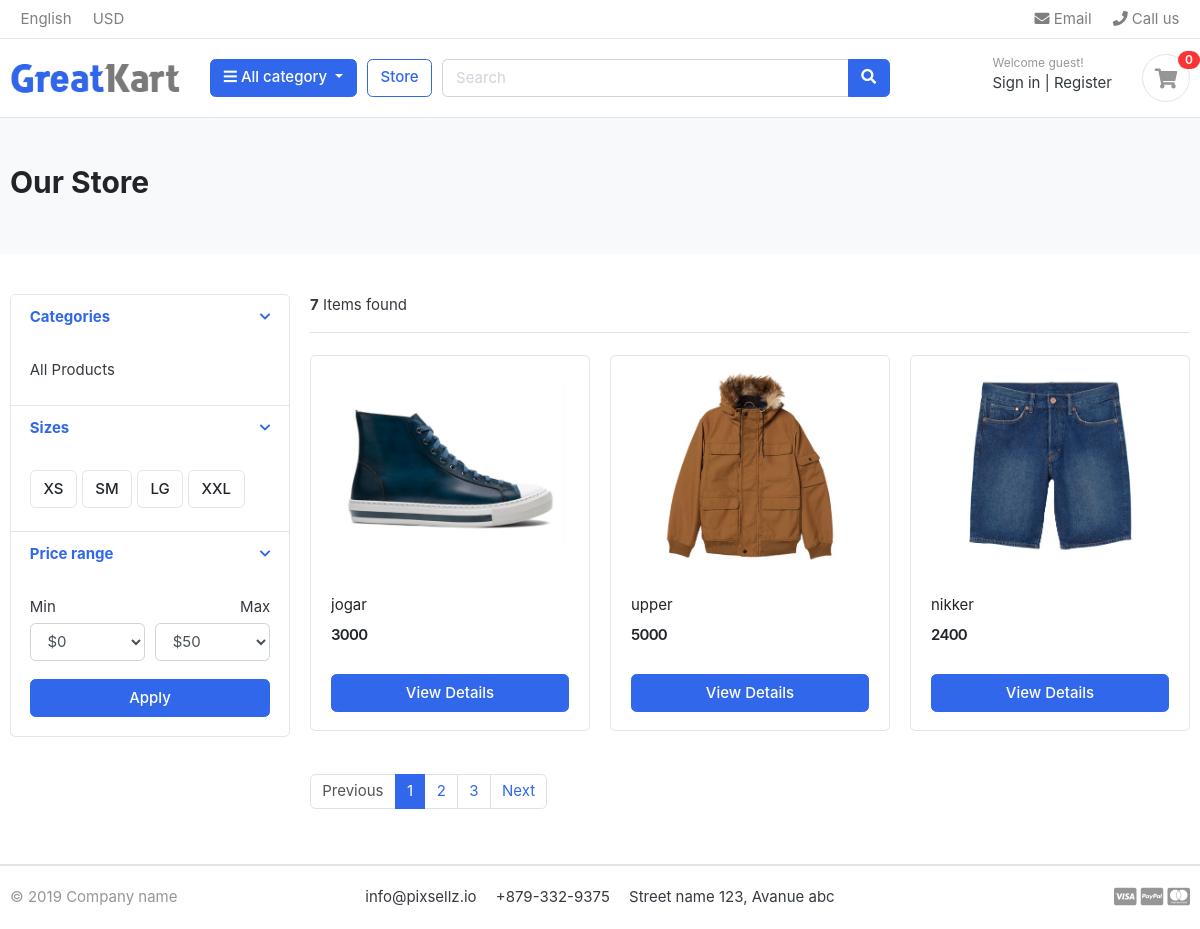
/store/, run on the app's committed database.
### store/models.py (models this page shows, shortened)
class Product(models.Model):
    product_name = models.CharField(max_length=200, unique= True)
    slug = models.SlugField(max_length=200, unique=True)
    description = models.TextField(max_length=1000, blank=True)
    price = models.IntegerField()
    images = models.ImageField(upload_to = 'photos/products')
    stock = models.IntegerField()
    is_available = models.BooleanField(default= True)
    category = models.ForeignKey(Category, on_delete=models.CASCADE)
    created_date = models.DateTimeField(auto_now_add=True)
    modified_date = models.DateTimeField(auto_now=True)
    def get_url(self):
        return reverse('product_detail', args=[self.category.slug, self.slug])

### store/views.py (the view)
# urls.py: path('store/', include('store.urls')),
def store(request, category_slug = None):
    categories = None
    products = None
    if category_slug != None:
        categories = get_object_or_404(Category, slug=category_slug)
        products = products.objects.filter(Category = categories, is_available = True)
        paginator = Paginator(products, 10)
        page = request.GET.get('page')
        paged_products = paginator.get_page(page)
        product_count = products.count()
    else:
        products = Product.objects.all().filter(is_available = True).order_by('id')
        paginator = Paginator(products, 3)
        page = request.GET.get('page')
        paged_products = paginator.get_page(page)
        product_count = products.count()
    context = {
        'products': paged_products,
        'product_count': product_count,
    }
    return render(request, 'store/store.html', context)

### carts/context_processors.py (called while the page is built)
def counter(request):
    cart_count = 0
    if 'admin' in request.path:
        return {}
    else:
        try:
            cart = Cart.objects.filter(cart_id=_cart_id(request))
            cart_items = CartItem.objects.all().filter(cart = cart[:1])
            for cart_item in cart_items:
                cart_count += cart_item.quantity
        except CartItem.DoesNotExist:
            cart_count = 0
    return dict(cart_count = cart_count)

### carts/views.py (called while the page is built)
def _cart_id(request):
    cart = request.session.session_key
    if not cart:
        cart = request.session.create()
    return cart

### category/context_processors.py (called while the page is built)
def menu_links(request):
    links = Category.objects.all()
    return dict(link = links)

### templates/store/store.html (shortened to what this page needs)
{%extends 'base.html'%}
{%load static%}
{%block content %}
<section class="section-pagetop bg">
    <div class="container">
      {% if 'search' in request.path %}
      <h2 class="title-page">Search Result</h2>
      {% else %}
      <h2 class="title-page">Our Store</h2>
      {% endif %}
    </div>
    </section>
<section class="section-content padding-y">
    <div class="container">
    <div class="row">
        <aside class="col-md-3">
    <div class="card">
        <article class="filter-group">
            <header class="card-header">
                <a href="#" data-toggle="collapse" data-target="#collapse_1" aria-expanded="true" class="">
                    <i class="icon-control fa fa-chevron-down"></i>
                    <h6 class="title">Categories</h6>
                </a>
            </header>
            <div class="filter-content collapse show" id="collapse_1" style="">
                <div class="card-body">
                    <ul class="list-menu">
                    <li><a href="{% url 'store'%}">All Products</a></li>
                    </ul>
                </div>
            </div>
        </article>
        <article class="filter-group">
            <header class="card-header">
                <a href="#" data-toggle="collapse" data-target="#collapse_4" aria-expanded="true" class="">
                    <i class="icon-control fa fa-chevron-down"></i>
                    <h6 class="title">Sizes </h6>
                </a>
            </header>
            <div class="filter-content collapse show" id="collapse_4" style="">
                <div class="card-body">
                  <label class="checkbox-btn">
                    <span class="btn btn-light"> XS </span>
                  </label>
                  <label class="checkbox-btn">
                    <span class="btn btn-light"> SM </span>
                  </label>
                  <label class="checkbox-btn">
                    <span class="btn btn-light"> LG </span>
                  </label>
                  <label class="checkbox-btn">
                    <span class="btn btn-light"> XXL </span>
                  </label>
            </div>
            </div>
        </article>
        <article class="filter-group">
            <header class="card-header">
                <a href="#" data-toggle="collapse" data-target="#collapse_3" aria-expanded="true" class="">
                    <i class="icon-control fa fa-chevron-down"></i>
                    <h6 class="title">Price range </h6>
                </a>
            </header>
            <div class="filter-content collapse show" id="collapse_3" style="">
                <div class="card-body">
                    <div class="form-row">
                    <div class="form-group col-md-6">
                      <label>Min</label>
                          <select class="mr-2 form-control">
                            <option value="0">$0</option>
                        </select>
                    </div>
                    <div class="form-group text-right col-md-6">
                      <label>Max</label>
                          <select class="mr-2 form-control">
                            <option value="50">$50</option>
                        </select>
                    </div>
                    </div>
                    <button class="btn btn-block btn-primary">Apply</button>
                </div>
            </div>
        </article>
    </div>
        </aside>
        <main class="col-md-9">
    <header class="border-bottom mb-4 pb-3">
            <div class="form-inline">
                <span class="mr-md-auto"><b>{{product_count }}</b> Items found </span>
            </div>
    </header>
    <div class="row">
         {% if products %}
        {% for product in products %}
        <div class="col-md-4">
            <figure class="card card-product-grid">
                <div class="img-wrap">
                <a href ="{{product.get_url }}"></a><img src="{{ product.images.url }}"></a>
                </div>
                <figcaption class="info-wrap">
                    <div class="fix-height">
                        <a href="{{ product.get_url }}" class="title">{{ product.product_name}}</a>
                        <div class="price-wrap mt-2">
                            <span class="price">{{product.price}}</span>
                        </div>
                    </div>
                    <a href="{{ product.get_url }}" class="btn btn-block btn-primary">View Details </a>
                </figcaption>
            </figure>
        </div>
        {% endfor %}
        {% else %}
        <div>
          <h2>No Results Found. Please Try Again</h2>
        </div>
        {% endif %}
    </div>
    <nav class="mt-4" aria-label="Page navigation sample">
        {% if products.has_other_pages %}
          <ul class="pagination">
            {% if products.has_previous %}
            <li class="page-item">
              <a class="page-link" href="?page={{ products.previous_page_number }}">Previous</a>
            </li>
            {% else %}
            <li class="page-item disabled">
              <a class="page-link" href="#">Previous</a>
            </li>
            {% endif %}
            {% for i in products.paginator.page_range %}
            {% if products.number == i %}
            <li class="page-item active">
              <a class="page-link" href="#">{{ i }}</a>
            </li>
            {% else %}
            <li class="page-item">
              <a class="page-link" href="?page={{ i }}">{{ i }}</a>
            </li>
            {% endif %}
            {% endfor %}
            {% if products.has_next %}
            <li class="page-item">
              <a class="page-link" href="?page={{ products.next_page_number }}">Next</a>
            </li>
            {% else %}
            <li class="page-item disabled">
              <a class="page-link" href="#">Next</a>
            </li>
            {% endif %}
          </ul>
        {% endif %}
      </nav>
        </main>
    </div>
    </div>
    </section>
{% endblock %}

### static/css/ui.css (style rules this page uses)
html { font-family: "Inter", sans-serif; font-size: 15px; }
.img-wrap { text-align: center; display: block; }
.img-wrap img { max-width: 100%; }
.price-wrap { letter-spacing: -0.7px; }
.padding-y { padding-top: 40px; padding-bottom: 40px; }
figure { margin-bottom: 0; }
article:after, .form-group:after { display: block; clear: both; content: ""; }
.bg { background-color: #f8f9fa; }
.title-page { color: #212529; }
.btn-light { background-color: #fff; border-color: #e4e4e4; }
[class*=list-] li:after { visibility: hidden; display: block; content: ""; overflow: hidden; height: 0; clear: both; }
.list-menu { list-style: none; margin: 0; padding-left: 0; }
.list-menu li { margin-bottom: 5px; }
.list-menu a { color: #343a40; }
[class*=card-product] a.title { color: #212529; display: block; }
[class*=card-product] .img-wrap { overflow: hidden; position: relative; }
[class*=card-product] .img-wrap img { height: 100%; max-width: 100%; width: auto; display: inline-block; -o-object-fit: cover; object-fit: cover; }
.card-product-grid { margin-bottom: 20px; }
.card-product-grid .img-wrap { border-radius: 0.2rem 0.2rem 0 0; height: 220px; }
.card-product-grid .info-wrap { overflow: hidden; padding: 18px 20px; }
.card-product-grid .fix-height { height: 80px; overflow: hidden; }
.card .img-wrap { overflow: hidden; }
.price { font-weight: 600; color: #212529; }
.icon-control { margin-top: 5px; float: right; font-size: 80%; }
.card-header .title { margin-bottom: 0; line-height: 1.5; }
.filter-group { border-bottom: 1px solid #e4e4e4; }
.filter-group .card-header { border-bottom: 0; }
.filter-group:last-child { border-bottom: 0; }
.checkbox-btn { position: relative; }
.section-pagetop { padding: 45px 0; }

### data on the page
Product: images (picture), product_name "jogar", price "3000"
Product: images (picture), product_name "upper", price "5000"
Product: images (picture), product_name "nikker", price "2400"

### other printed values
{{ cart_count }} "0"
{{ product_count }} "7"
{{ i }} "1"
{{ i }} "2" "3"
